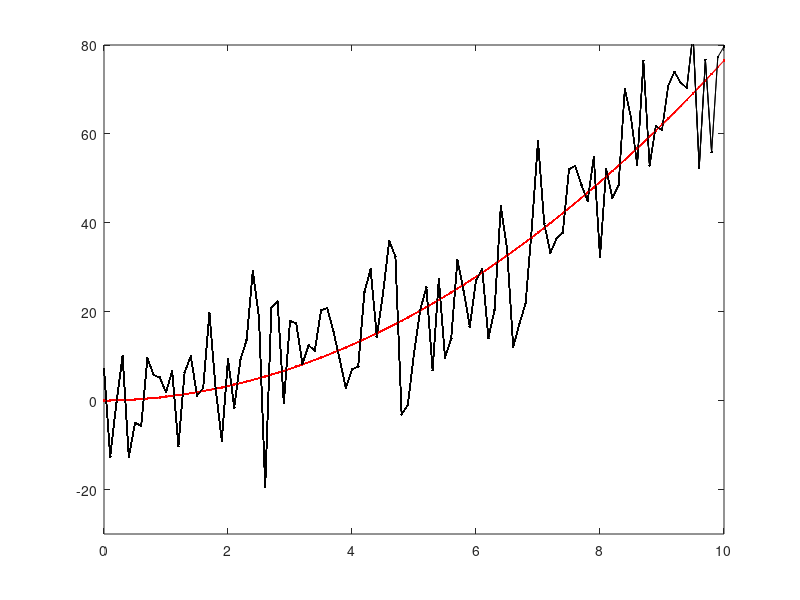

Write MATLAB code to recreate this figure. (Note: this script raises an error after producing the figure.)
%1D KALMAN FILTERING 
clc
clear all
close all
%% define variables (i.e. how long and often we will sample)
duration = 10; %how long the Bird flies
dt = .1; %Sampling interval

%% Define update equations (Coefficent matrices): A physics based model for where we expect the Bird to be
% [state transition (state + velocity)] + [input control (acceleration)]
A = [1 dt; 0 1] ; % state transition matrix: expected flight of the Bird (state prediction)
B = [dt^2/2; dt]; %input control matrix: expected effect of the input accceleration on the state.
C = [1 0]; % measurement matrix: the expected measurement given the predicted state (likelihood)
%since we are only measuring position we set the velocity variable to zero in C matrix.

%% define main variables
u = 1.5; % define acceleration magnitude
Q= [0; 0]; %initial state-has two components: [position; velocity] of the Bird
Q_estimate = Q; %x_estimate of initial location estimation of the Bird 
BirdAccel_noise_mag = 0.05; %process noise: the variation in the acceleration of the bird Bird (stdv of acceleration: meters/sec^2)
Sensor_noise_mag = 10; %measurement noise: How much error introduced by the sensor ex:RADAR (stdv of location, in meters)
Ez = Sensor_noise_mag^2;% Ez convert the measurement noise (stdv) into covariance matrix
Ex = BirdAccel_noise_mag^2 * [dt^4/4 dt^3/2; dt^3/2 dt^2]; % Ex convert the process noise (stdv) into covariance matrix
P = Ex; % estimate of initial Bird position variance (covariance matrix)

%% initialize result variables
% Initialize for speed
Q_loc = []; % ACTUAL Bird flight path
vel = []; % ACTUAL Bird velocity
Q_loc_meas = []; % Bird path that the is estimated 



%% simulate what the Sensor sees over time
figure(2);clf
figure(1);clf
for t = 0 : dt: duration

% Generate the Bird flight
BirdAccel_noise = BirdAccel_noise_mag * [(dt^2/2)*randn; dt*randn];
Q= A * Q+ B * u + BirdAccel_noise;
% Generate what the Sensor sees
SensorVision_noise = Sensor_noise_mag * randn;
y = C * Q+ SensorVision_noise;
Q_loc = [Q_loc; Q(1)];
Q_loc_meas = [Q_loc_meas; y];
vel = [vel; Q(2)];
%iteratively plot what the Sensor sees
plot(0:dt:t, Q_loc, '-r.')
plot(0:dt:t, Q_loc_meas, '-k.')
axis([0 10 -30 80])
hold on
% pause
end

%plot theoretical path of Sensor that doesn't use kalman using averaging between sampled points
plot(0:dt:t, smooth(Q_loc_meas), '-g.')

%plot velocity, just to show that it's constantly increasing, due to constant acceleration
%figure(2);
%plot(0:dt:t, vel, '-b.')



%% Do kalman filtering
%initize estimation variables
Q_loc_estimate = []; % Bird position estimate
vel_estimate = []; % Bird velocity estimate
Q= [0; 0]; % re-initized state
P_estimate = P;
P_mag_estimate = [];
predic_state = [];
predic_var = [];
for t = 1:length(Q_loc)
% Predict next state of the Bird with the last state and predicted motion.
Q_estimate = A * Q_estimate + B * u;
predic_state = [predic_state; Q_estimate(1)] ;
%predict next covariance
P = A * P * A' + Ex;
predic_var = [predic_var; P] ;
% predicted Sensor measurement covariance
% Kalman Gain
K = P*C'*inv(C*P*C'+Ez);
% Update the state estimate.
Q_estimate = Q_estimate + K * (Q_loc_meas(t) - C * Q_estimate);
% update covariance estimation.
P = (eye(2)-K*C)*P;
%Store for plotting
Q_loc_estimate = [Q_loc_estimate; Q_estimate(1)];
vel_estimate = [vel_estimate; Q_estimate(2)];
P_mag_estimate = [P_mag_estimate; P(1)];
end

% Plot the results
figure(2);
tt = 0 : dt : duration;
plot(tt,Q_loc,'-r.',tt,Q_loc_meas,'-k.', tt,Q_loc_estimate,'-g.');
axis([0 10 -30 80])

